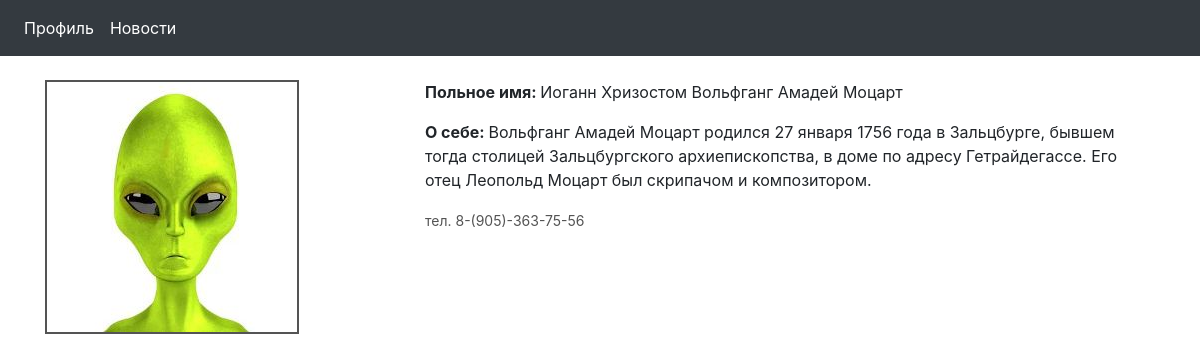
The page / on the database its author committed.
### tables this page shows
CREATE TABLE `user` (
  `id` int(11) NOT NULL,
  `name` varchar(256) NOT NULL,
  `disc` text NOT NULL,
  `number` varchar(256) NOT NULL
);

### index.php (called while the page is built, shortened)
<?php
include 'controller.php';
include 'router.php';
include 'layout.php';

### model.php (called while the page is built, shortened)
<?php
function connectDB()
{
    $host = 'localhost';
    $user = 'root';
    $password = '';
    $dbName = 'site';
    $link = mysqli_connect($host, $user, $password, $dbName);
    mysqli_query($link, "SET NAMES 'utf8'");
    return $link;
}
function getUserModel($id)
{
    $link = connectDB();
    $query = "SELECT * FROM `user` WHERE `id` = ".$id;
    $result = mysqli_query($link, $query) or die(mysqli_error($link));
    return $result;
}

### controller.php (called while the page is built, shortened)
<?php
include 'model.php';
function getUser()
{
    $result = getUserModel(1);
    return mysqli_fetch_assoc($result);
}

### router.php (called while the page is built, shortened)
<?php
$page = isset($_GET['page']) ? $_GET['page'] : 'profile';
if ($page == 'news') {
    $news = allNews();
} else if ($page == 'profile') {
    $user = getUser();
}

### profile.php (the view)
<div class="row">
    <div class="col-4"><img src="profil.jpg" class="img-fluid img-profile" alt="Responsive image"></div>
    <div class="col-8">
        <p><b>Польное имя: </b><?= $user['name'] ?></p>
        <p><b>О себе: </b><?= $user['disc'] ?></p>
        <p><span class="contact-info">тел. <?= $user['number'] ?></span></p>
    </div>
</div>

### layout.php (shortened to what this page needs)
<!DOCTYPE html>
<html>
<head>
    <link rel="stylesheet" href="https://stackpath.bootstrapcdn.com/bootstrap/4.1.3/css/bootstrap.min.css"
>
    <link href="style.css" rel="stylesheet">
</head>
<body>
<nav class="navbar navbar-expand-md navbar-dark bg-dark fixed-top">
    <div class="collapse navbar-collapse" id="navbarsExampleDefault">
        <ul class="navbar-nav mr-auto">
            <li class="nav-item active">
                <a class="nav-link" href="?page=profile">Профиль</a>
            </li>
            <li class="nav-item active">
                <a class="nav-link" href="?page=news">Новости</a>
            </li>
        </ul>
    </div>
</nav>
<main role="main" class="container">
    <?php
    include $page . '.php';
    ?>
</main>
</body>
</html>

### style.css (style rules this page uses)
body { padding-top: 5rem; }
.contact-info { color: #545454; font-size: 14px; }
.img-profile { border: solid 2px #545454; }

### rows shown on the page
user: name "Иоганн Хризостом Вольфганг Амадей Моцарт", disc "Вольфганг Амадей Моцарт родился 27 января 1756 года в Зальцбурге, бывшем тогда столицей Зальцбургского архиепископства, в доме по адресу Гетрайдегассе. Его отец Леопольд Моцарт был скрипачом и композитором.", number "8-(905)-363-75-56"
